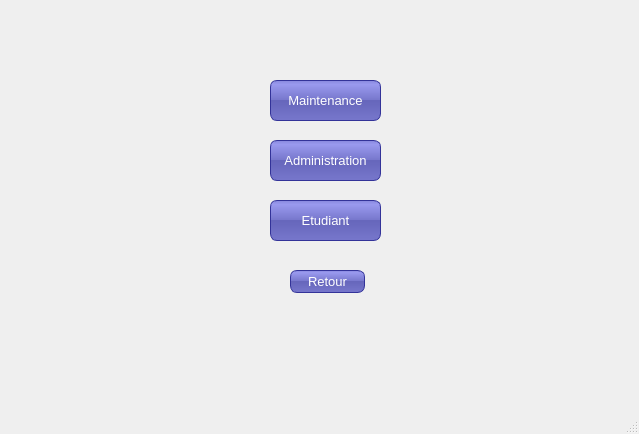
<?xml version="1.0" encoding="UTF-8"?>
<ui version="4.0">
 <class>bienvenuFoyer</class>
 <widget class="QMainWindow" name="bienvenuFoyer">
  <property name="geometry">
   <rect>
    <x>0</x>
    <y>0</y>
    <width>639</width>
    <height>434</height>
   </rect>
  </property>
  <property name="windowTitle">
   <string>MainWindow</string>
  </property>
  <property name="styleSheet">
   <string notr="true">#Appel {
background:  QLinearGradient(x1: 0, y1: 0, x2: 0, y2: 1, stop: 0 #eef, stop: 1 #ccf);
}

#mainFrame {
border: 3px solid gray;
border-radius: 40px;
background: QLinearGradient(x1: 0, y1: 0, x2: 0, y2: 1, stop: 0 #eef, stop: 1 #ccf);
}
QLineEdit {
padding: 2px;
border-style: solid;
border:2px solid black ;

border-radius: 8px;


}

QDateEdit 
{
padding: 1px;
border-style: solid;
border: 2px solid pink;
border-radius: 8px;
}


QPushButton {
color: white;

background-color: QLinearGradient( x1: 0, y1: 0, x2: 0, y2: 1, stop: 0 #88d, stop: 0.1 #99e, stop: 0.49 #77c, stop: 0.5 #66b, stop: 1 #77c);
border-width: 1px;
border-color: #339;
border-style: solid;
border-radius: 7;
padding: 3px;
font-size: 13px;
padding-left: 5px;
padding-right: 5px;

}


QLabel {
color :  QLinearGradient( x1: 0, y1: 0, x2: 0, y2: 1, stop: 0 #88d, stop: 0.1 #99e, stop: 0.49 #77c, stop: 0.5 #66b, stop: 1 #77c);
color : black;
font-weight: bold;
font-size: 12px;
}</string>
  </property>
  <widget class="QWidget" name="centralwidget">
   <widget class="QPushButton" name="pushButton_2">
    <property name="geometry">
     <rect>
      <x>270</x>
      <y>140</y>
      <width>111</width>
      <height>41</height>
     </rect>
    </property>
    <property name="text">
     <string>Administration</string>
    </property>
   </widget>
   <widget class="QPushButton" name="pushButton_3">
    <property name="geometry">
     <rect>
      <x>270</x>
      <y>200</y>
      <width>111</width>
      <height>41</height>
     </rect>
    </property>
    <property name="text">
     <string>Etudiant</string>
    </property>
   </widget>
   <widget class="QPushButton" name="pushButton">
    <property name="geometry">
     <rect>
      <x>270</x>
      <y>80</y>
      <width>111</width>
      <height>41</height>
     </rect>
    </property>
    <property name="text">
     <string>Maintenance</string>
    </property>
   </widget>
   <widget class="QPushButton" name="pushButton_4">
    <property name="geometry">
     <rect>
      <x>290</x>
      <y>270</y>
      <width>75</width>
      <height>23</height>
     </rect>
    </property>
    <property name="text">
     <string>Retour</string>
    </property>
   </widget>
  </widget>
  <widget class="QMenuBar" name="menubar">
   <property name="geometry">
    <rect>
     <x>0</x>
     <y>0</y>
     <width>639</width>
     <height>21</height>
    </rect>
   </property>
  </widget>
  <widget class="QStatusBar" name="statusbar"/>
 </widget>
 <resources/>
 <connections/>
</ui>
